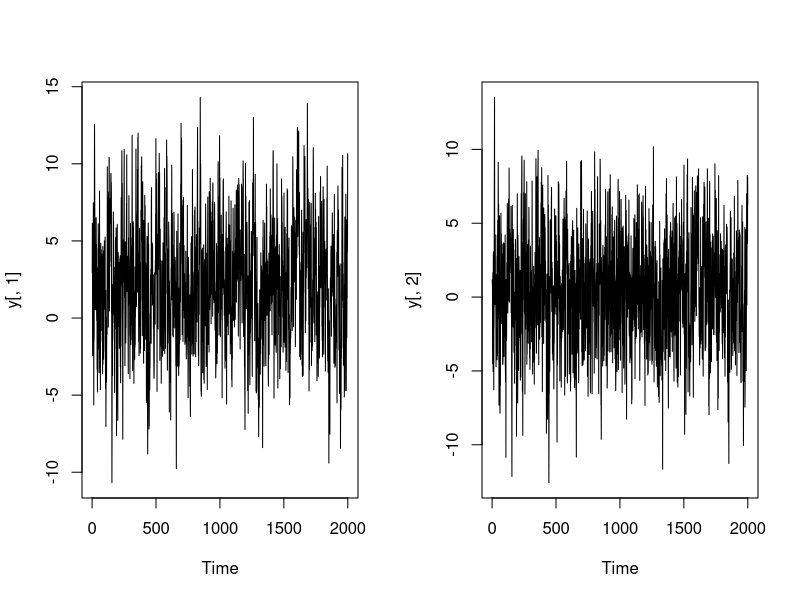

R code for this plot:
## ---- chunk 1

# clear workspace
rm (list = ls(all=TRUE))

# set seed
set.seed(1234567, kind="Mersenne-Twister")

## ---- chunk 2

# number of observations
t <- 2000

# parameters
b1 <- 0.6 
b2 <- 0.2 

a1 <- 0.4
a2 <- -0.5 

c11 <- 1.0
c21 <- 0.5
c22 <- 2.0

d11  <- 0.5
d21  <- 0.2
d22  <- 0.2

p11 <- 0.8 
p12 <- 0.1
p21 <- -0.2 
p22 <- 0.6

b  <-  matrix(c(1, -b2,
                -b1, 1), nrow=2, byrow=T)
a  <- matrix(c(-a1, 0,
               0, -a2), nrow=2, byrow=T)
c  <-  matrix(c(c11,  0,
                c21, c22), nrow=2, byrow=T)
d  <-  matrix(c(d11,  0,
                d21,  d22), nrow=2, byrow=T)

# exogenous variables                      
x <- cbind(10*runif(t), 3*rnorm(t))
w <- runif(t)

# disturbances 
zeros <- array(0, c(t,2))
u <- zeros
v <- zeros
for (i in 2:t) {
  l      <- c + d * w[i]  
  v[i,]  <- rnorm(2) %*% t(l)
  u[i,1] <- p11*u[i-1,1] + p12*u[i-1,2] + v[i,1]
  u[i,2] <- p21*u[i-1,1] + p22*u[i-1,2] + v[i,2]  
}

# simulate the reduced form   
y <- zeros
for (i in seq(t)) {
  y[i,] <- -x[i,] %*% a %*% solve(b) + u[i,] %*% solve(b)    
}

## ---- chunk 3

par(mfrow=c(1,2))

ts.plot(y[,1])
ts.plot(y[,2])

## ---- chunk 4

# parameteres of the reduced form
ab <- -a %*% solve(b)
ab

## ---- chunk 5

# dimensions
m <- ncol(y);m
t <- nrow(y);t
k <- ncol(x);k

# stack regressands and regressors
Y <- as.vector(y) # stack y over observations
length(Y)

X <- diag(m) %x% x # stack x over observations
dim(X)

## ---- chunk 6

# estimation
lm.res <- lm(Y ~ X - 1)
lm.res$coefficients

# comoare with reduced form parameters for simmulation
as.vector(ab)

## ---- chunk 7

# expand residuals again
u <- matrix(lm.res$residuals, ncol = m)
dim(u)

Sig.u <- 1/t * t(u) %*% u
Sig.u

# comoare with reduced form parameters for simmulation
# ???

